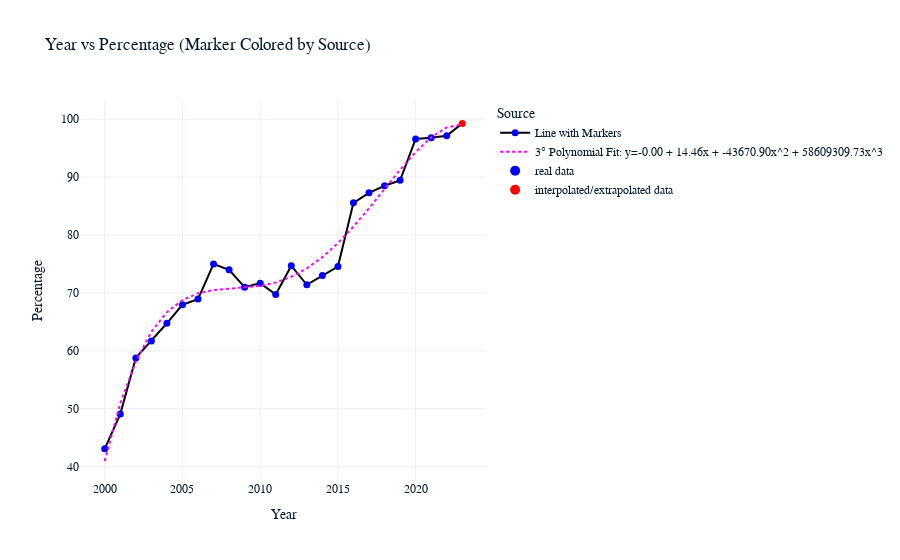

Here is the notebook cell this chart was saved with:
### Code cell
#Interactive Visualization

import numpy as np
from numpy.polynomial.polynomial import Polynomial
import plotly.graph_objects as go

coeffs = np.polyfit(df['year'], df['percentage_of_population_using_internet'], 4)
poly_eq = f"y={coeffs[0]:.2f} + {coeffs[1]:.2f}x + {coeffs[2]:.2f}x^2 + {coeffs[3]:.2f}x^3"
poly = Polynomial(coeffs[::-1])
df['poly_fit'] = poly(df['year'])

color_map = {'real data': 'blue', r'interpolated/extrapolated data': 'red'}
fig = go.Figure()

fig.add_trace(go.Scatter(
    x=df['year'],
    y=df['percentage_of_population_using_internet'],
    mode='lines+markers',
    marker=dict(color=[color_map[src] for src in df['percentage_of_population_using_internet_data_source']], size=7),
    line=dict(color='black'),
    name='Line with Markers'
))

fig.add_trace(go.Scatter(
    x=df['year'],
    y=df['poly_fit'],
    mode='lines',
    line=dict(color='magenta', dash='dot'),
    name=f'3° Polynomial Fit: {poly_eq}'
))

for label, color in color_map.items():
    fig.add_trace(go.Scatter(
        x=[None], y=[None],
        mode='markers',
        marker=dict(color=color, size=10),
        name=label
    ))

fig.update_layout(
    title='Year vs Percentage (Marker Colored by Source)',
    xaxis_title='Year',
    yaxis_title='Percentage',
    legend_title='Source'
)
fig.show()

### Figure 1 — Plotly figure (JSON) as saved in the notebook; plotly's stock layout.template omitted (floating-point values rounded to 4 significant figures)
{"data": [{"line": {"color": "black"}, "marker": {"color": ["blue", "blue", "blue", "blue", "blue", "blue", "blue", "blue", "blue", "blue", "blue", "blue", "blue", "blue", "blue", "blue", "blue", "blue", "blue", "blue", "blue", "blue", "blue", "red"], "size": 7}, "mode": "lines+markers", "name": "Line with Markers", "x": [2000, 2001, 2002, 2003, 2004, 2005, 2006, 2007, 2008, 2009, 2010, 2011, 2012, 2013, 2014, 2015, 2016, 2017, 2018, 2019, 2020, 2021, 2022, 2023], "y": [43.08, 49.08, 58.79, 61.7, 64.76, 67.97, 68.93, 75, 74, 71, 71.69, 69.73, 74.7, 71.4, 73.0, 74.55, 85.54, 87.27, 88.5, 89.43, 96.58, 96.78, 97.13, 99.27], "type": "scatter"}, {"line": {"color": "magenta", "dash": "dot"}, "mode": "lines", "name": "3° Polynomial Fit: y=-0.00 + 14.46x + -43670.90x^2 + 58609309.73x^3", "x": [2000, 2001, 2002, 2003, 2004, 2005, 2006, 2007, 2008, 2009, 2010, 2011, 2012, 2013, 2014, 2015, 2016, 2017, 2018, 2019, 2020, 2021, 2022, 2023], "y": [40.99, 50.93, 58.2, 63.3, 66.69, 68.77, 69.93, 70.49, 70.74, 70.91, 71.21, 71.8, 72.78, 74.24, 76.18, 78.61, 81.45, 84.61, 87.95, 91.26, 94.33, 96.87, 98.57, 99.07], "type": "scatter"}, {"marker": {"color": "blue", "size": 10}, "mode": "markers", "name": "real data", "x": [null], "y": [null], "type": "scatter"}, {"marker": {"color": "red", "size": 10}, "mode": "markers", "name": "interpolated/extrapolated data", "x": [null], "y": [null], "type": "scatter"}], "layout": {"title": {"text": "Year vs Percentage (Marker Colored by Source)"}, "xaxis": {"title": {"text": "Year"}}, "yaxis": {"title": {"text": "Percentage"}}, "legend": {"title": {"text": "Source"}}}}
